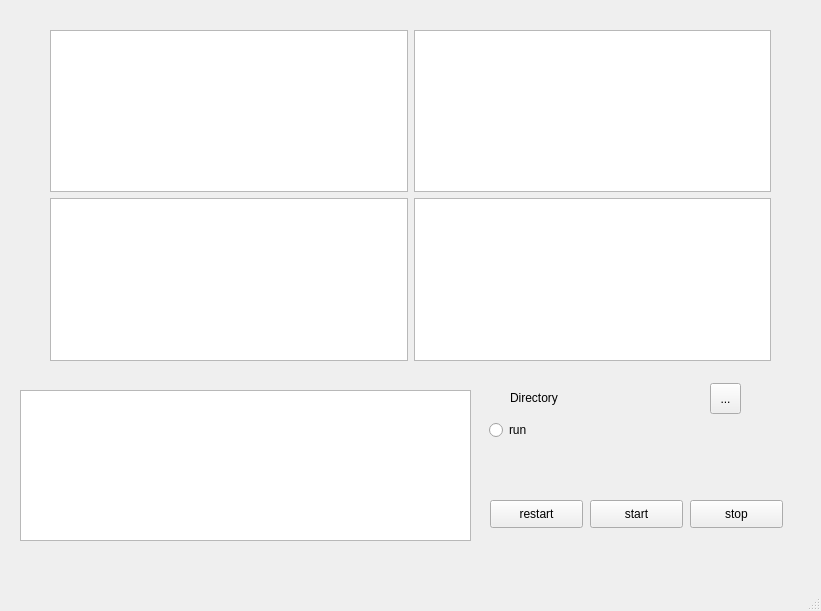
<?xml version="1.0" encoding="UTF-8"?>
<ui version="4.0">
 <class>MainWindow</class>
 <widget class="QMainWindow" name="MainWindow">
  <property name="geometry">
   <rect>
    <x>0</x>
    <y>0</y>
    <width>821</width>
    <height>611</height>
   </rect>
  </property>
  <property name="windowTitle">
   <string>MainWindow</string>
  </property>
  <widget class="QWidget" name="centralwidget">
   <widget class="QToolButton" name="find_dir_button">
    <property name="geometry">
     <rect>
      <x>710</x>
      <y>383</y>
      <width>31</width>
      <height>31</height>
     </rect>
    </property>
    <property name="text">
     <string>...</string>
    </property>
   </widget>
   <widget class="QPushButton" name="stop_button">
    <property name="geometry">
     <rect>
      <x>690</x>
      <y>500</y>
      <width>93</width>
      <height>28</height>
     </rect>
    </property>
    <property name="text">
     <string>stop</string>
    </property>
   </widget>
   <widget class="QPushButton" name="restart_button">
    <property name="geometry">
     <rect>
      <x>490</x>
      <y>500</y>
      <width>93</width>
      <height>28</height>
     </rect>
    </property>
    <property name="text">
     <string>restart</string>
    </property>
   </widget>
   <widget class="QWidget" name="gridLayoutWidget">
    <property name="geometry">
     <rect>
      <x>50</x>
      <y>30</y>
      <width>721</width>
      <height>331</height>
     </rect>
    </property>
    <layout class="QGridLayout" name="gridLayout_3">
     <item row="1" column="1">
      <widget class="QGraphicsView" name="View4"/>
     </item>
     <item row="1" column="0">
      <widget class="QGraphicsView" name="View3"/>
     </item>
     <item row="0" column="0">
      <widget class="QGraphicsView" name="View1"/>
     </item>
     <item row="0" column="1">
      <widget class="QGraphicsView" name="View2"/>
     </item>
    </layout>
   </widget>
   <widget class="QPushButton" name="start_button">
    <property name="geometry">
     <rect>
      <x>590</x>
      <y>500</y>
      <width>93</width>
      <height>28</height>
     </rect>
    </property>
    <property name="text">
     <string>start</string>
    </property>
   </widget>
   <widget class="QRadioButton" name="run_option">
    <property name="geometry">
     <rect>
      <x>489</x>
      <y>420</y>
      <width>100</width>
      <height>20</height>
     </rect>
    </property>
    <property name="text">
     <string>run</string>
    </property>
   </widget>
   <widget class="QPlainTextEdit" name="plainTextEdit">
    <property name="geometry">
     <rect>
      <x>20</x>
      <y>390</y>
      <width>451</width>
      <height>151</height>
     </rect>
    </property>
   </widget>
   <widget class="QLabel" name="directory">
    <property name="geometry">
     <rect>
      <x>510</x>
      <y>390</y>
      <width>181</width>
      <height>16</height>
     </rect>
    </property>
    <property name="text">
     <string>Directory</string>
    </property>
   </widget>
  </widget>
  <widget class="QMenuBar" name="menubar">
   <property name="geometry">
    <rect>
     <x>0</x>
     <y>0</y>
     <width>821</width>
     <height>24</height>
    </rect>
   </property>
  </widget>
  <widget class="QStatusBar" name="statusbar"/>
 </widget>
 <resources/>
 <connections/>
</ui>
